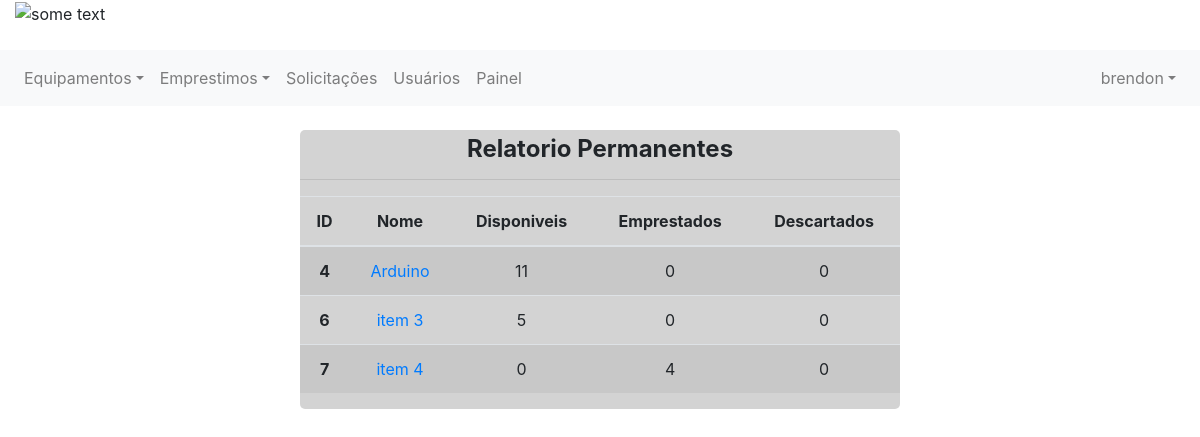
The app's page /relatorio-consumiveis/ (signed in) with its own data.
### controle/models.py (models this page shows)
class Item(models.Model):
    nome = models.CharField(max_length=100)
    quantidade = models.IntegerField()
    quantidade_emprestada = models.IntegerField(default=0)
    quantidade_descartada = models.IntegerField(default=0)
    codigo_tombamento = models.CharField(max_length=100, null=True, default=None)
    tipo = models.ForeignKey(TipoEquipamento, on_delete=models.CASCADE)
    imagem = models.FileField(upload_to='documents/%Y/%m/%d', default='documents/1111/sem_foto.jpg')
    excluido = models.BooleanField(default=False)
    em_operacao = models.BooleanField(default=1, null=True)

### controle/views.py (the view)
# urls.py: path('relatorio-consumiveis/', views.relatorio_consumiveis, name="relatorio_consumiveis"),
@login_required
def relatorio_consumiveis(request):
    if get_usuario_logado(request).is_superuser:
        itens = Item.objects.filter(tipo_id=1)
        return render(request, 'relatorios/relatorio_consumivel.html',
                      {'itens': itens, 'user_logado': get_usuario_logado(request)})
    else:
        messages.error(request, 'Acesso negado!')
        return render(request, 'pag_falha.html', {'user_logado': get_usuario_logado(request)})

### controle/views.py (called while the page is built)
def get_usuario_logado(request):
    return request.user

### controle/templates/relatorios/relatorio_consumivel.html
{% extends 'base.html' %}
{% block 'content' %}
<div class="#" style="text-align: center;">
    <br>
    <div class="list-inline-item" style=" background-color: lightgray; width: 600px; border-radius:5px;">
        <h4 style="font-weight: bold; text-align: center; margin: 5px;"> Relatorio Permanentes</h4>
        <hr>
        <table class="table table-striped">
            <thead>
            <tr>
                <th scope="col">ID</th>
                <th scope="col">Nome</th>
                <th scope="col">Disponiveis</th>
                <th scope="col">Emprestados</th>
                <th scope="col">Descartados</th>
            </tr>
            </thead>
            <tbody>
            {% for item in itens %}
            <tr>
                <th scope="row">{{ item.id }}</th>
                <td><a href="{% url 'equipamento' item.id %}"> {{ item.nome }} </a></td>
                <td>{{ item.quantidade }}</td>
                <td>{{ item.quantidade_emprestada }}</td>
                <td>{{ item.quantidade_descartada }}</td>
            </tr>
            {% endfor %}
            </tbody>
        </table>
    </div>
</div>
{% endblock %}

### controle/templates/base.html (shortened to what this page needs)
{% load staticfiles %}
<!DOCTYPE html>
<html lang="pt">
<head>
    <link rel="stylesheet" href="https://stackpath.bootstrapcdn.com/bootstrap/4.3.1/css/bootstrap.min.css"
>
</head>
<body>
<header class="page-header">
    <div class="">
        <div class="container-fluid">
            <div class="row">
                <div class="col-12">
                    <img src="http://lims.ifpi.edu.br/images/logo.png" alt="some text" width=200 height=80>
                </div>
            </div>
        </div>
        <br>
        <div class="row">
            <div class="col-12">
                <nav class="navbar navbar-expand-sm navbar-light bg-light">
                    <div class="collapse navbar-collapse" id="navbarCollapse">
                        <div class="navbar-nav">
                            <div class="nav-item dropdown">
                                <a href="#" class="nav-link dropdown-toggle" data-toggle="dropdown">Equipamentos</a>
                            </div>
                            <div class="nav-item dropdown">
                                <a href="#" class="nav-link dropdown-toggle" data-toggle="dropdown">Emprestimos</a>
                            </div>
                            {% if user_logado.is_superuser %}
                            <a class="nav-item nav-link" href="{% url 'exibir_solicitacoes' %}">Solicitações </a>
                            <a class="nav-item nav-link" href="{% url 'exibir_usuarios' %}">Usuários </a>
                            <a class="nav-item nav-link" href="{% url 'painel_admin' %}">Painel </a>
                            {% endif %}
                        </div>
                        <div class="navbar-nav dropdown ml-auto">
                            <a href="#" class="nav-link dropdown-toggle" data-toggle="dropdown">
                                {{ user_logado.username }}</a>
                        </div>
                    </div>
                </nav>
            </div>
        </div>
    </div>
</header>
<div class="container-fluid">
    <div class="">
        <div class="" style=" ">
            {% block 'content' %}
            {% endblock %}
        </div>
    </div>
</div>
</body>
</html>

### records on screen
Item: id "4", nome "Arduino", quantidade "11", quantidade_emprestada "0", quantidade_descartada "0"
Item: id "6", nome "item 3", quantidade "5", quantidade_emprestada "0", quantidade_descartada "0"
Item: id "7", nome "item 4", quantidade "0", quantidade_emprestada "4", quantidade_descartada "0"

### other values on screen
{{ user_logado.username }} "brendon"
